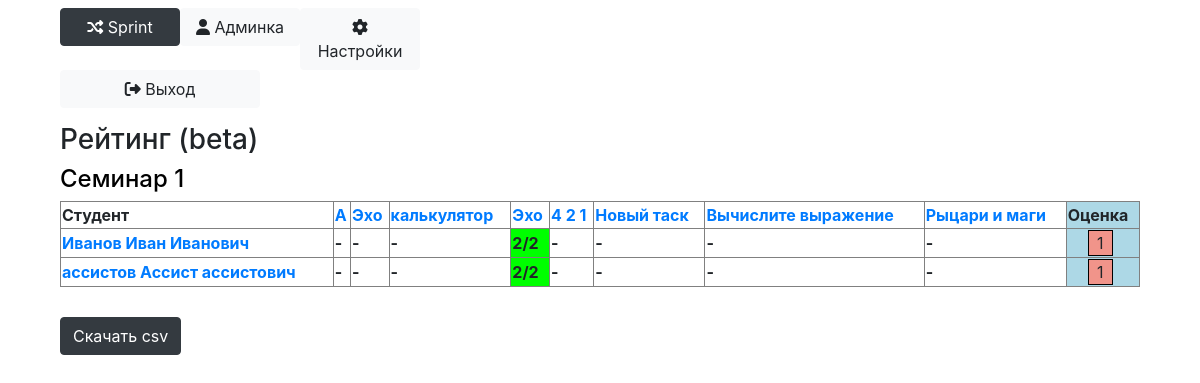
The page /rating?block_id=50 (signed in) on the database its author committed.
### Main/models.py (models this page shows, shortened)
class Block(models.Model):
    name = models.TextField()
    course = models.ForeignKey(Course, on_delete=models.CASCADE)
    time_start = models.DateTimeField()
    time_end = models.DateTimeField()
    opened = models.BooleanField(default=False)
    show_rating = models.BooleanField(default=True)
    priority = models.IntegerField(default=5)
    cheating_checking = models.BooleanField(default=False)
    @property
    def tasks(self):
        return Task.objects.filter(block=self)

class Task(models.Model):
    name = models.TextField()
    block = models.ForeignKey(Block, on_delete=models.CASCADE)
    legend = models.TextField(default='')
    input = models.TextField(default='')
    output = models.TextField(default='')
    specifications = models.TextField(default='')
    time_limit = models.IntegerField(default=10000)
    weight = models.FloatField(default=1.0)
    max_mark = models.IntegerField(default=10)
    max_solutions_count = models.IntegerField(default=10)
    show_result = models.BooleanField(default=True)
    show_details = models.BooleanField(default=False)
    full_solution = models.BooleanField(default=False)
    mark_formula = models.TextField(default='None')
    priority = models.IntegerField(default=5)

class Subscribe(models.Model):
    user = models.ForeignKey(User, on_delete=models.CASCADE)
    course = models.ForeignKey(Course, on_delete=models.CASCADE)
    is_assistant = models.BooleanField(default=False)

class UserInfo(models.Model):
    surname = models.TextField()
    name = models.TextField()
    middle_name = models.TextField()
    group = models.TextField()
    user = models.OneToOneField(User, on_delete=models.CASCADE, null=True)
    def __str__(self):
        return "{} {} {}".format(self.surname, self.name, self.middle_name)

class Solution(models.Model):
    task = models.ForeignKey(Task, on_delete=models.CASCADE)
    user = models.ForeignKey(User, on_delete=models.CASCADE)
    result = models.TextField()
    details = models.TextField(default='')
    time_sent = models.DateTimeField(null=True)
    mark = models.IntegerField(null=True)
    comment = models.TextField(default='')

### Main/views.py (the view)
# urls.py: path('rating', views.rating),
def rating(request):
    current_block = Block.objects.get(id=request.GET['block_id'])
    if not check_admin_on_course(request.user, current_block.course) and not current_block.show_rating:
        return HttpResponseRedirect('/main')
    return render(request, 'rating.html', context={'Block': Block.objects.get(id=request.GET['block_id']), 'admin_course': check_admin_on_course(request.user, current_block.course)})

### Main/context_processors.py (called while the page is built)
def attributes(request):
	return {
		'current_page': 'settings' if '/settings' == request.path else 'admin' if '/admin/' in request.path else 'main',
		'is_admin': check_admin(request.user)
	}

### Main/main.py (called while the page is built)
def check_login(user):
    return user.is_authenticated

def check_admin(user):
    if check_teacher(user):
        return True
    if not check_login(user):
        return False
    return len(Subscribe.objects.filter(user=user, is_assistant=True)) > 0

def check_teacher(user):
    return user.is_staff and check_login(user)

def check_admin_on_course(user, course):
    if user.is_superuser:
        return True
    try:
        s = Subscribe.objects.get(user=user, course=course)
    except ObjectDoesNotExist:
        return False
    return s.is_assistant or user.is_staff

### Main/models.py (called while the page is built)
    @property
    def students(self):
        userinfo = lambda sub: sub.user.userinfo
        return sorted(Subscribe.objects.filter(course=self, is_assistant=False, user__is_staff=False), key=lambda s: userinfo(s).surname + userinfo(s).name + userinfo(s).middle_name)

### Main/templatetags/filters.py (called while the page is built)
@register.filter('mark_for_task')
def mark_for_task(task, user):
    try:
        return round(list(Solution.objects.filter(task=task, user=user, mark__isnull=False))[-1].mark * 10 / task.max_mark)
    except IndexError:
        return 0

@register.filter('mark_for_block')
def mark_for_block(block, user):
    tasks = Task.objects.filter(block=block)
    mark = 0
    for task in tasks:
        mft = mark_for_task(task, user)
        mark += mft * task.weight
    return round(mark)

@register.filter('marked')
def marked(mark):
    return mark != -1

@register.filter('mark_color')
def mark_color(mark):
    mark = round(mark)
    if mark > 7:
        return '#00FF00'
    elif mark > 5:
        return '#FFFF00'
    elif mark > 3:
        return '#FAD7A0'
    elif mark > 0:
        return '#F1948A'
    else:
        return '#FFFFFF'

@register.filter('userinfo_by_user')
def userinfo_by_user(user):
    return UserInfo.objects.get(user=user)

@register.filter('mark_status')
def mark_status(user, task):
    sols = Solution.objects.filter(user=user, task=task)
    if len(sols) == 0:
        return '-'
    return sols.last().result

@register.filter('fully_marked')
def fully_marked(user, task):
    return len(Solution.objects.filter(user=user, task=task, mark=None)) == 0

### templates/rating.html (shortened to what this page needs)
{% extends 'base.html' %}
{% load filters %}
{% block content %}
	<h3>Рейтинг (beta)</h3>
	<h4><a style="color: black;" href="/{% if current_page == 'admin' %}admin/{% endif %}block?id={{ Block.id }}">{{ Block.name }}</a></h4>
	<table border="1px solid black" style="width: 100%;">
		<thead>
			<tr>
				<th scope="col">Студент</th>
				{% for task in Block.tasks %}
					<th>{% if admin_course %}<a href="/admin/solutions?block_id={{ Block.id }}&task_name={{ task.name }}">{{ task.name }}</a>{% else %}{{ task.name }}{% endif %}</th>
				{% endfor %}
				<th scope="col" style="background-color: lightblue;">Оценка</th>
			</tr>
		</thead>
		<tbody>
			{% for sub in Block.course.students %}
					<tr>
						<th scope="row">{% if admin_course %}<a href="/admin/solutions?block_id={{ Block.id }}&user={{ sub.user|userinfo_by_user }}">{{ sub.user|userinfo_by_user }}</a>{% else %}{{ sub.user|userinfo_by_user }}{% endif %}</th>
						{% for task in Block.tasks %}
							{% with status=sub.user|mark_status:task %}
								<th style="background-color: {% if status == '-' %}white{% else %}{% if sub.user|fully_marked:task %}lime{% else %}yellow{% endif %}{% endif %};">
									{% if current_page == 'admin' and status != '-' %}
										<a style="color: black;" href="/admin/solutions?block_id={{ Block.id }}&user={{ sub.user|userinfo_by_user }}&task_name={{ task.name }}">{{ status }}</a>
									{% else %}
										{{ status }}
									{% endif %}
								</th>
							{% endwith %}
						{% endfor %}
						<td style="background-color: lightblue;">
							{% with mark=Block|mark_for_block:sub.user %}
								{% if mark|marked %}
									<div style="margin-left: 20px; border: 1px solid black; background: {{ mark|mark_color }}; width: 25px; text-align: center;">
										{{ mark }}
									</div>
								{% endif %}
							{% endwith %}
						</td>
					</tr>
			{% endfor %}
		</tbody>
	</table>
	<button class="btn btn-dark" style="margin-top: 30px;" onclick="window.location.href='/admin/download_rating?block_id={{ Block.id }}'">Скачать csv</button>
{% endblock %}

### rows shown on the page
Block: name "Семинар 1"
Task: name "A", status "-"
Task: name "Эхо", status "-"
Task: name "калькулятор", status "-"
Task: name "Эхо"
Task: name "4 2 1", status "-"
Task: name "Новый таск", status "-"
Task: name "Вычислите выражение", status "-"
Task: name "Рыцари и маги", status "-"
Subscribe: user|userinfo_by_user "Иванов Иван Иванович", mark "1"
Solution: result "2/2"
Subscribe: user|userinfo_by_user "ассистов Ассист ассистович", mark "1"
Solution: result "2/2"
